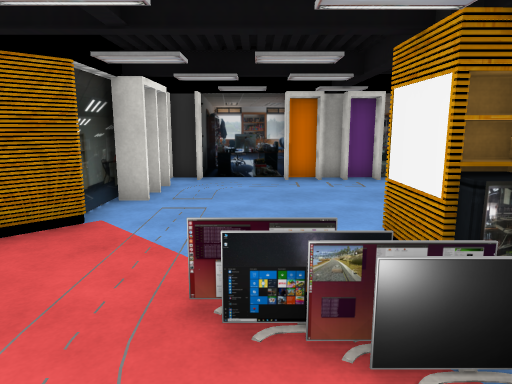
[1] (above)

15 first-person views from a walk through a 3-D level made in the Unity game engine. The camera is 1.5 m above the floor, tilts 10° down and sees 70° across. The floor is counted in squares, 1 m on a side. Each view is taken from the middle of a square. On the plan, view 1 faces up. The plan holds only what a view shows up to about 16 squares ahead; the rest is blank. Some surface patterns are stand-ins.

[2]
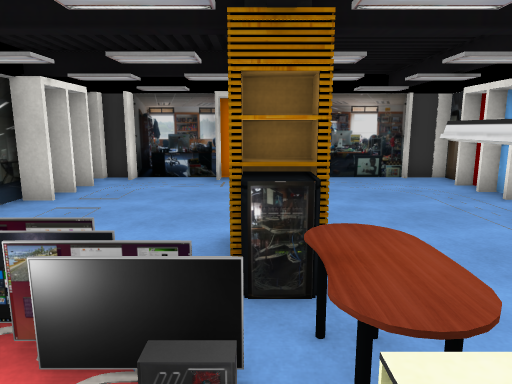

[3]
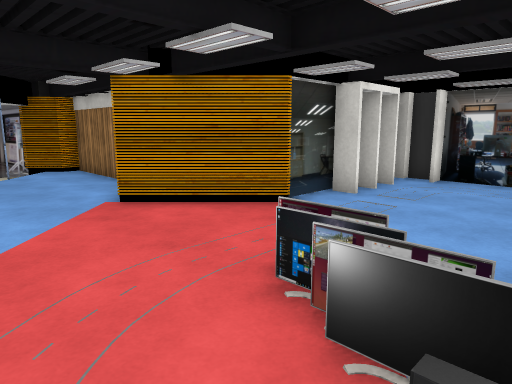

[4]
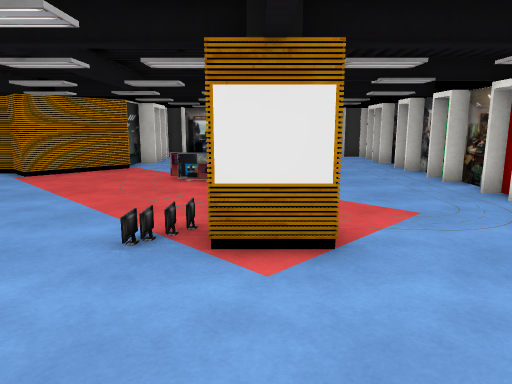

[5]
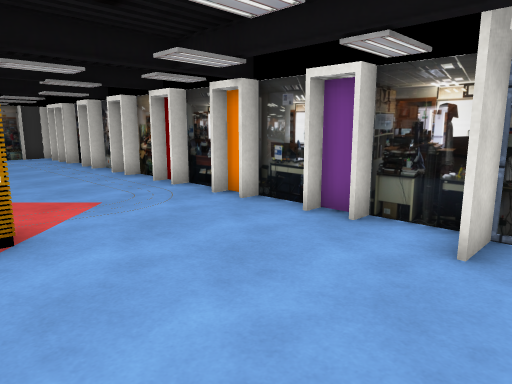

[6]
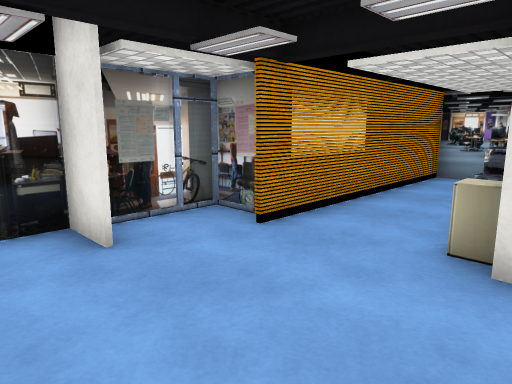

[7]
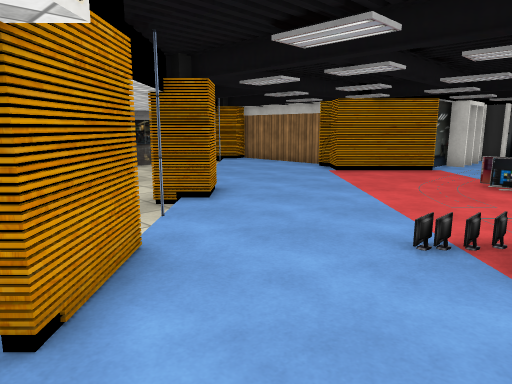

[8]
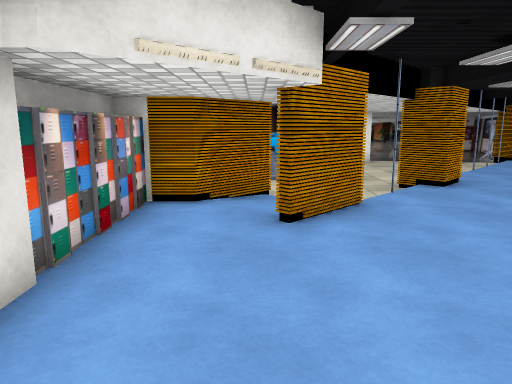

[9]
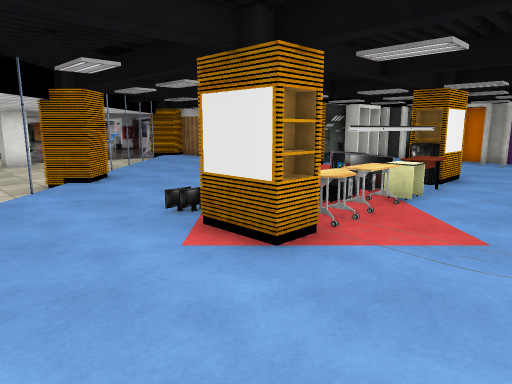

[10]
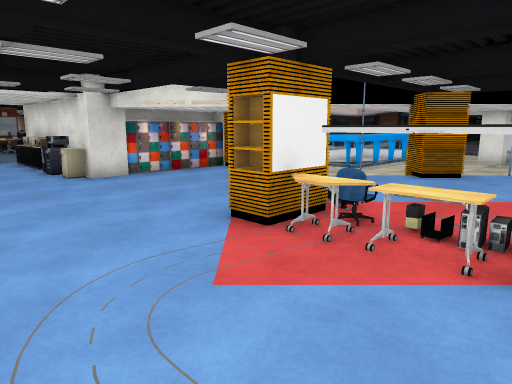

[11]
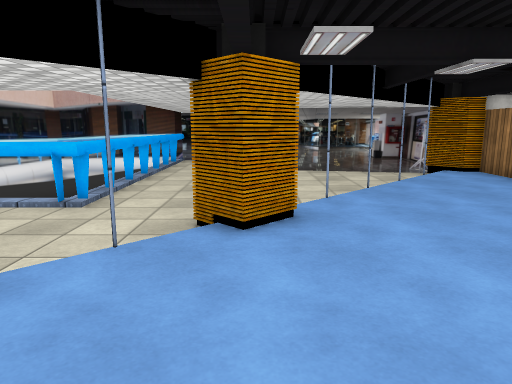

[12]
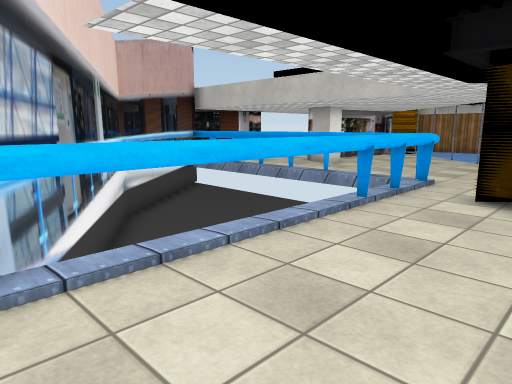

[13]
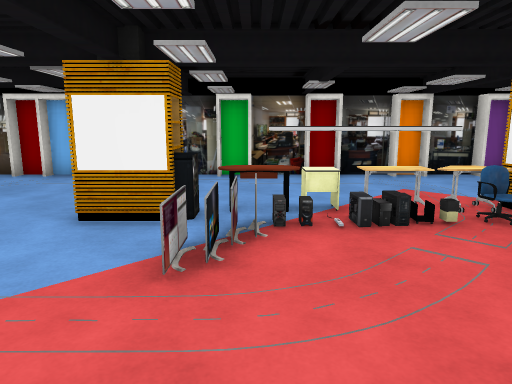

[14]
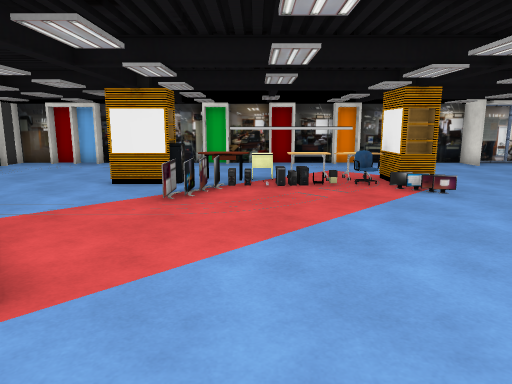

[15]
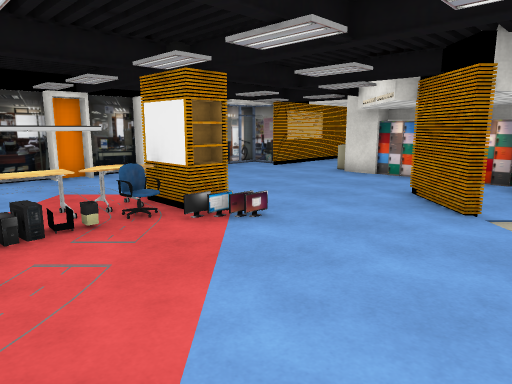

### Floor plan
Key: @ floor where view 1 was taken; # wall or solid block; x gap in a wall; . main floor; - floor 0.25 m lower than the main floor; / step, stairs or slope; ^ raised ledge; v drop or lower ground; L lamp; C chair; O other object.
Columns run from 17 left of view 1 to 8 right of it. Each row starts with its distance up from view 1.
 11               ############
 10               #..........#
  9               ##........##
  8               ##........##
  7               #..........#
  6               #..........#
  5      ####### ##..........#
  4      #.....###.....#.....#
  3     ##/..........O.x....##
  2     #-#/..........OOL...##
  1     #---#...........L....#
  0     #----#.......@..L...##
 -1     #-----#........OL...##
 -2     # -----//......CL....#
 -3     ##-----/#/.....##....#
 -4      -------#/...........#
 -5     ----------#.........##
 -6   -------------#........##
 -7  vvvvvvvvv#---.##........#
 -8 vvvvvvv   v--#..........##
 -9 #vvvvvv   v-###..........#
-10  #vvvvv   v---######.....#
-11   vvvv    v---      ^..###
-12   #vvv    v---      ^..#
-13    ##v    v---      ^..#
-14     ##vv  v----     ^..#
-15        #v v----     ^..#
-16         #vx---      ^..#
-17            -- -     ^..#
-18                     ####

Positions as (right, up) in squares from view 1, and headings:
1: (0, 0), facing up
2: (2, 0), facing up
3: (2, 0), facing up-left
4: (2, -8), facing up
5: (2, -9), facing up-right
6: (2, -6), facing down-right
7: (2, -8), facing up-left
8: (5, -8), facing left
9: (6, -7), facing up-left
10: (7, 1), facing down-left
11: (1, -3), facing left
12: (-3, -17), facing up-left
13: (-4, 2), facing right
14: (-8, 1), facing right
15: (-4, 1), facing down-right
